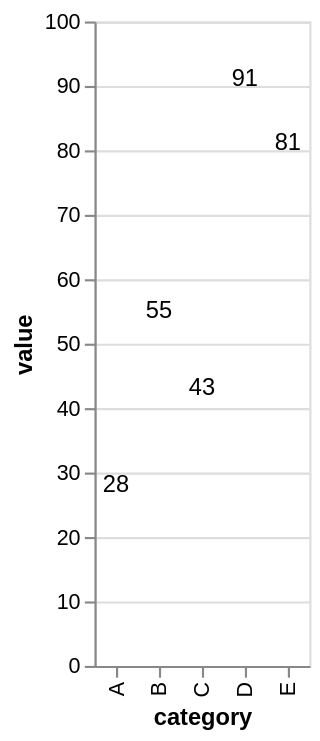

Vega-Lite specification for this chart:
### Vega-Lite specification from a JSON file in a GitHub repository (floating-point values rounded to 4 significant figures)
{"$schema": "https://vega.github.io/schema/vega-lite/v6.json", "data": {"values": [{"category": "A", "value": 28}, {"category": "B", "value": 55}, {"category": "C", "value": 43}, {"category": "D", "value": 91}, {"category": "E", "value": 81}]}, "description": "Text labels positioned by x and y.", "encoding": {"text": {"field": "value", "type": "quantitative"}, "x": {"field": "category", "type": "nominal"}, "y": {"field": "value", "type": "quantitative"}}, "mark": "text", "usermeta": {"eas": {"standin_ratio": 0.0277, "threshold": 0.05}}}
